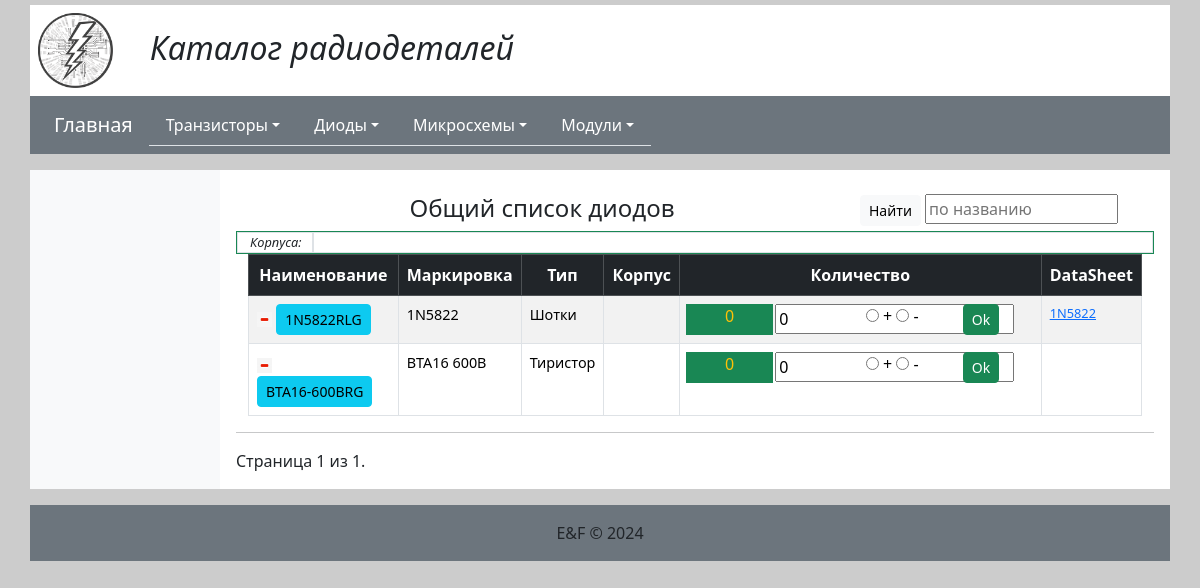
Page /diodes/ on the committed database.
### diodes/models.py (models this page shows, shortened)
class Diode(models.Model):
    objects = None
    name = models.CharField(max_length=200)
    mark = models.CharField(max_length=200, blank=True, null=True)
    tip_diode = models.ForeignKey(TipDiode, on_delete=models.CASCADE)
    tip_korpusa = models.ForeignKey(TipKorpusDiode, on_delete=models.CASCADE)
    amount = models.IntegerField(default=0)
    datasheet = models.ManyToManyField(DatasheetDiode, blank=True)
    primech = models.TextField(blank=True, null=True)

class TipDiode(models.Model):
    objects = None
    name = models.CharField(max_length=200, unique=True)
    def __str__(self):
        return self.name

class DatasheetDiode(models.Model):
    objects = None
    discription = models.CharField(max_length=200, blank=True)
    url = models.FileField(upload_to='datasheets/diodes/', null=True, blank=True)

### diodes/views.py (the view)
# urls.py: path('', DiodeListView.as_view(), name='diodes_all'),
class DiodeListView(ListView):
    model = Diode
    template_name = 'diodes/diodes_list.html'
    context_object_name = 'diodes'
    paginate_by = 25  # Количество элементов на странице
    def get_queryset(self):
        queryset = super().get_queryset().order_by('name')
        text = self.request.GET.get('find')
        if text and len(text) >= 3:
            queryset = queryset.filter(name__contains=text)
        return queryset
    def get_context_data(self, **kwargs):
        context = super().get_context_data(**kwargs)
        context['tip_diode'] = TipDiode.objects.all()
        context['tipdiode_id'] = 0
        context['headword'] = 'Общий список диодов'
        context['title'] = 'Diodes List'
        diodes = self.get_queryset()
        context['korpusa_diode'] = get_name_korpus(diodes) if diodes else ''
        return context

### templates/diodes/diodes_list.html (shortened to what this page needs)
{% extends 'index_template.html' %}}
{% block content %}
<div class="container mt-2">
    <div class="row">
        <div class="col-md-8">
            <h4 class="text-center">{{ headword }}</h4>
        </div>
        <div class="col-md-4">
          {% if tipdiode_id == 0 %}
          <form action="" method="get">
            <button class="btn btn-sm btn-light" type="submit">Найти</button>
            <input type="text" name="find" id="find" size="15" placeholder="по названию">
          </form>
          {% endif %}
        </div>
    </div>
    <div class="row border border-success" style="font-size:0.8rem">
        <div class="col-md-1 border fst-italic">
            Корпуса:
        </div>
        <div class="col-md-11 border">
        </div>
    </div>
    <table class="table table-bordered table-striped">
        <thead  class="table-dark text-center">
            <tr>
                <th>Наименование</th>
                <th>Маркировка</th>
                <th>Тип</th>
                <th>Корпус</th>
                <th>Количество</th>
                <th>DataSheet</th>
            </tr>
        </thead>
        <tbody>
        {% for d in diodes %}
            <tr>
                <td>
                    <a href="#"><img src="/static/app/img/minus.png" width="15" height="15" alt="Убрать транзистор"/></a>
                    <a href="#"><button type="button" class="btn btn-sm btn-info">{{ d.name }}</button></a>
                </td>
                <td style="font-size:0.9rem">{{ d.mark }}</td>
                <td style="font-size:0.9rem">{{ d.tip_diode }}</td>
                <td style="font-size:0.9rem">{{ d.tip_korpusa_diode }}</td>
                <td>
                    <div class="row g-1">
                        <div class="col-md-3 fw-medium text-warning bg-success text-center">
                            {{ d.amount }}
                        </div>
                        <div class="col-md-9">
                            <form action="#" method="post">
                                <div class="row">
                                    <div class="col-md-3">
                                        <input type="number" name="quantity" value="0" min="0" size="1">
                                    </div>
                                    <div class="col-md-5 text-center">
                                          <input type="radio" name="activ" id="add" value="+" required>
                                          <label for="add">+</label>
                                          <input type="radio" name="activ" id="del" value="-" required>
                                          <label for="del">-</label>
                                    </div>
                                    <div class="col-md-4">
                                        <button class="btn btn-sm btn-success" type="submit">Ok</button>
                                    </div>
                                </div>
                            </form>
                        </div>
                    </div>
                </td>
                <td style="font-size:0.8rem">
                    {% for d in d.datasheet.all %}
                      <a href="/media/{{d.url}}" target="_blank">{{ d.discription }}</a>&nbsp;
                    {% endfor %}
                </td>
            </tr>
        {% endfor %}
        </tbody>
    </table>
</div>
 <hr>
    <div class="pagination">
        <span class="step-links">
            <span class="current">
                Страница {{ page_obj.number }} из {{ page_obj.paginator.num_pages }}.
            </span>
        </span>
    </div>
{% endblock %}

### static/app/css/style_app.css (style rules this page uses)
* { margin: 0; }
body { width: 100%; margin: 5px auto; background-color: #cccccc; }

### rows in the picture
Diode: name "1N5822RLG", mark "1N5822", tip_diode "Шотки", amount "0"
DatasheetDiode: discription "1N5822"
Diode: name "BTA16-600BRG", mark "BTA16 600B", tip_diode "Тиристор", amount "0"

### other values in the picture
{{ headword }} "Общий список диодов"
{{ page_obj.number }} "1"
{{ page_obj.paginator.num_pages }} "1"
